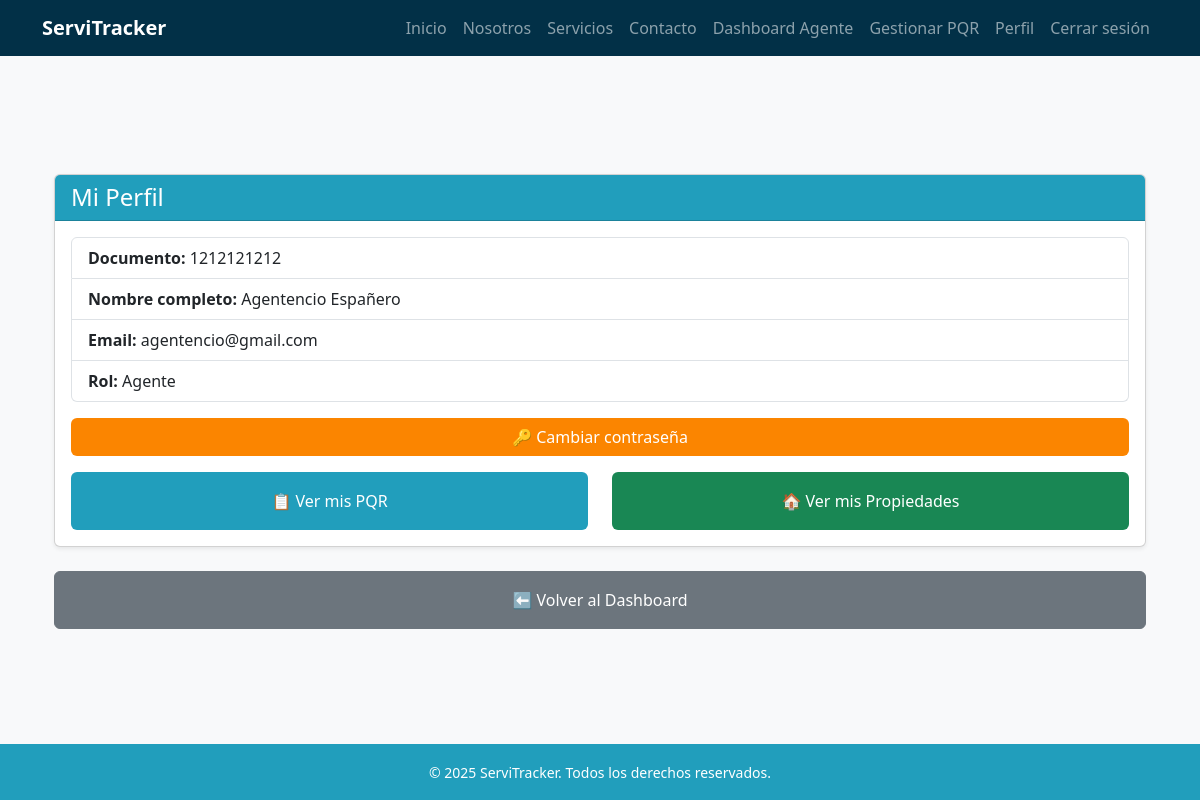
The app's page /usuarios/perfil/ (signed in) with its own data.
### usuarios/models.py (models this page shows, shortened)
class Usuario(AbstractBaseUser, PermissionsMixin):
    ROLES = [
        ("administrador", "Administrador"),
        ("agente", "Agente"),
        ("tecnico", "Técnico"),
        ("ciudadano", "Ciudadano"),
    ]
    documento = models.CharField(max_length=20, unique=True)
    email = models.EmailField(blank=True, null=True)
    nombres = models.CharField(max_length=100, blank=True, null=True)
    apellidos = models.CharField(max_length=100, blank=True, null=True)
    rol = models.CharField(max_length=20, choices=ROLES, default="ciudadano")
    especialidad = models.ForeignKey(Especialidad, on_delete=models.SET_NULL, null=True, blank=True)
    is_active = models.BooleanField(default=True)
    is_staff = models.BooleanField(default=False)
    date_joined = models.DateTimeField(auto_now_add=True)
    objects = UsuarioManager()
    USERNAME_FIELD = "documento"
    REQUIRED_FIELDS = []  # puedes agregar 'email' si quieres que sea obligatorio

### usuarios/views.py (the view)
# urls.py: path("perfil/", views.perfil, name="perfil"),
@login_required
def perfil(request):
    usuario = request.user
    pqr_list = PQR.objects.filter(ciudadano=usuario) if usuario.rol == "ciudadano" else []
    return render(request, "usuarios/perfil.html", {
        "usuario": usuario,
        "pqr_list": pqr_list,
    })

### templates/usuarios/perfil.html (shortened to what this page needs)
{% extends 'base.html' %}
{% block content %}
<div class="container my-5">
    <div class="card shadow-sm">
        <div class="card-header bg-blue-mid text-white">
            <h4 class="mb-0">Mi Perfil</h4>
        </div>
        <div class="card-body">
            <ul class="list-group mb-3">
                <li class="list-group-item"><strong>Documento:</strong> {{ usuario.documento }}</li>
                <li class="list-group-item"><strong>Nombre completo:</strong> {{ usuario.nombres }} {{ usuario.apellidos }}</li>
                <li class="list-group-item"><strong>Email:</strong> {{ usuario.email }}</li>
                <li class="list-group-item"><strong>Rol:</strong> {{ usuario.get_rol_display }}</li>
            </ul>
            <a href="{% url 'cambiar_contrasena' %}" class="btn btn-orange-dark w-100 mb-3">
                🔑 Cambiar contraseña
            </a>
            <div class="row">
                <div class="col-md-6">
                    <a href="{% url 'mi_lista_pqr' %}" class="btn btn-blue-mid w-100 py-3">
                        📋 Ver mis PQR
                    </a>
                </div>
                <div class="col-md-6">
                    <a href="{% url 'mis_propiedades' %}" class="btn btn-green-dark w-100 py-3">
                        🏠 Ver mis Propiedades
                    </a>
                </div>
            </div>
        </div>
    </div>
    <div class="mt-4">
        {% if usuario.rol == "administrador" %}
            <a href="{% url 'dashboard_admin' %}" class="btn btn-secondary w-100 py-3">⬅️ Volver al Dashboard</a>
        {% elif usuario.rol == "agente" %}
            <a href="{% url 'dashboard_agente' %}" class="btn btn-secondary w-100 py-3">⬅️ Volver al Dashboard</a>
        {% elif usuario.rol == "tecnico" %}
            <a href="{% url 'dashboard_tecnico' %}" class="btn btn-secondary w-100 py-3">⬅️ Volver al Dashboard</a>
        {% elif usuario.rol == "ciudadano" %}
            <a href="{% url 'dashboard_ciudadano' %}" class="btn btn-secondary w-100 py-3">⬅️ Volver al Dashboard</a>
        {% endif %}
    </div>
</div>
{% endblock %}

### static/css/style.css (style rules this page uses)
:root { --blue-light: #8ecae6; --blue-mid: #219ebc; --blue-deep: #126782; --blue-dark: #023047; --yellow: #ffb703; --orange-light: #fd9e02; --orange-dark: #fb8500; --green-light: #198754; --green-dark: #146c43; }
.bg-blue-mid { background-color: var(--blue-mid); }
body { font-family: 'Segoe UI', sans-serif; background-color: #f8f9fa; padding-top: 70px; min-height: 100vh; display: flex; flex-direction: column; }
.btn-blue-mid { background-color: var(--blue-mid); color: white; }
.btn-orange-dark { background-color: var(--orange-dark); color: white; }
.btn-green-dark { background-color: var(--green-light); color: white; }

### records on screen
Usuario: documento "1212121212", nombres "Agentencio", apellidos "Españero", email "agentencio@gmail.com", rol "Agente"
